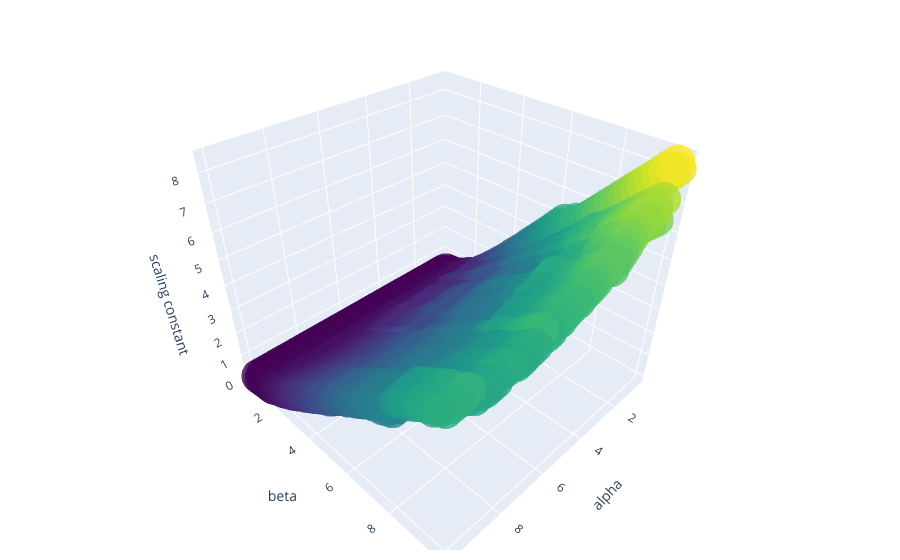

Notebook cell for this chart:
### Code cell
graph_objects(parameter_pairs,parameter_cs)

### Figure 1 — Plotly figure (JSON) as saved in the notebook; plotly's stock layout.template omitted (floating-point values rounded to 4 significant figures; data arrays with more than 128 entries replaced by an {"elided": "..."} marker saying what was removed)
{"data": [{"marker": {"color": {"elided": "2500 float values"}, "colorscale": [[0, "#440154"], [0.1111, "#482878"], [0.2222, "#3e4989"], [0.3333, "#31688e"], [0.4444, "#26828e"], [0.5556, "#1f9e89"], [0.6667, "#35b779"], [0.7778, "#6ece58"], [0.8889, "#b5de2b"], [1, "#fde725"]], "opacity": 0.8, "size": 12}, "mode": "markers", "type": "scatter3d", "x": {"elided": "2500 float values"}, "y": {"elided": "2500 float values"}, "z": {"elided": "2500 float values"}}], "layout": {"margin": {"b": 10, "l": 10, "r": 20, "t": 10}, "scene": {"xaxis": {"title": {"text": "alpha"}}, "yaxis": {"title": {"text": "beta"}}, "zaxis": {"title": {"text": "scaling constant"}}}}}
